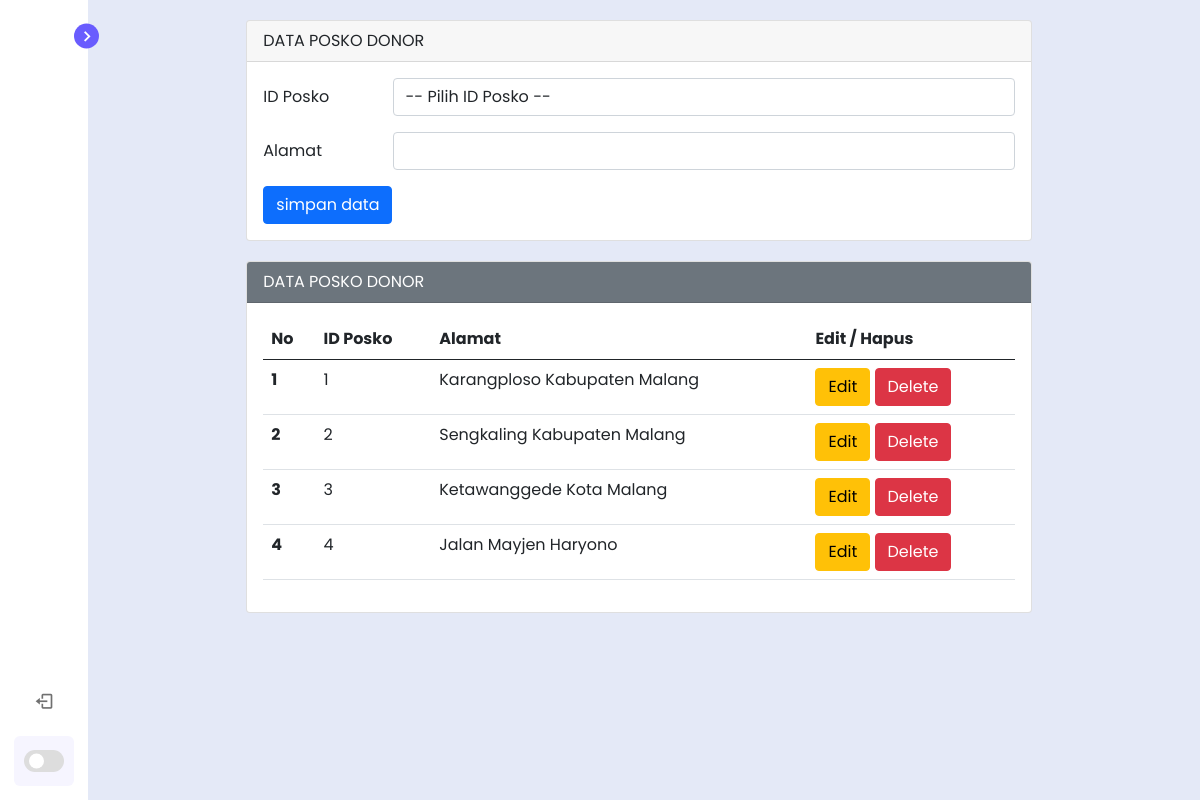
The app's page /backend/tabel/posko_donor.php with its own data.
### tables this page shows
CREATE TABLE `posko_donor` (
  `id_posko` int(11) NOT NULL,
  `alamat` varchar(100) NOT NULL
);

### backend/tabel/posko_donor.php (the view, shortened to what this page needs)
<?php
$host       = "localhost";
$user       = "root";
$pass       = "";
$db         = "donor";
$koneksi    = mysqli_connect($host, $user, $pass, $db);
$alamat         = "";
?>
<!DOCTYPE html>
<html lang="en">
<head>
    <link href='https://unpkg.com/boxicons@2.1.1/css/boxicons.min.css' rel='stylesheet'>
    <link href="https://cdn.jsdelivr.net/npm/bootstrap@5.0.2/dist/css/bootstrap.min.css" rel="stylesheet">
    <link rel="stylesheet" href="../assets/css/style.css">
</head>
<body>
    <nav class="sidebar close">
        <header>
            <div class="image-text">
            </div>
            <i class='bx bx-chevron-right toggle'></i>
        </header>
        <div class="menu-bar">
            <div class="menu">
                <ul class="menu-links">
                    <li class="nav-link">
                        <a href="pendonor.php">
                            <i class='bx bx-home-alt icon' ></i>
                        </a>
                    </li>
                </ul>
                <ul class="menu-links">
                    <li class="nav-link">
                        <a href="dokter.php">
                            <i class='bx bx-home-alt icon' ></i>
                        </a>
                    </li>
                </ul>
                <ul class="menu-links">
                    <li class="nav-link">
                        <a href="posko_donor.php">
                            <i class='bx bx-home-alt icon' ></i>
                        </a>
                    </li>
                </ul>
                <ul class="menu-links">
                    <li class="nav-link">
                        <a href="riwayat_darah_masuk.php">
                            <i class='bx bx-home-alt icon' ></i>
                        </a>
                    </li>
                </ul>
                <ul class="menu-links">
                    <li class="nav-link">
                        <a href="rumah_sakit.php">
                            <i class='bx bx-home-alt icon' ></i>
                        </a>
                    </li>
                </ul>
                <ul class="menu-links">
                    <li class="nav-link">
                        <a href="riwayat_darah_keluar.php">
                            <i class='bx bx-home-alt icon' ></i>
                        </a>
                    </li>
                </ul>
                <ul class="menu-links">
                    <li class="nav-link">
                        <a href="penerima.php">
                            <i class='bx bx-home-alt icon' ></i>
                        </a>
                    </li>
                </ul>
            </div>
            <div class="bottom-content">
                <li class="">
                    <a href="../login/login.html">
                        <i class='bx bx-log-out icon' ></i>
                    </a>
                </li>
                <li class="mode">
                    <div class="toggle-switch">
                        <span class="switch"></span>
                    </div>
                </li>
            </div>
        </div>
    </nav>
    <section class="home">
        <div class = "mx-auto">
            <div class = "card">
                <div class = "card-header">
                    DATA POSKO DONOR
                </div>
                <div class = "card-body">
                    <form action="" method="POST">
                        <div class="mb-3 row">
                            <label for="id_posko" class="col-sm-2 col-form-label">ID Posko</label>
                            <div class="col-sm-10">
                                <select class="form-control" name="id_posko" id="id_posko">
                                    <option value="">-- Pilih ID Posko --</option>
                                </select>
                            </div>
                        </div>
                        <div class="mb-3 row">
                            <label for="alamat" class="col-sm-2 col-form-label">Alamat</label>
                            <div class="col-sm-10">
                                <input type="text" class="form-control" id="alamat" name="alamat" value="<?php echo $alamat ?>">
                            </div>
                        </div>
                        <div class="col-12">
                            <input type="submit" name="simpan" value="simpan data" class="btn btn-primary">
                        </div>
                    </form>
                </div>
            </div>
            <div class = "card">
                <div class = "card-header text-white bg-secondary">
                    DATA POSKO DONOR
                </div>
                <div class = "card-body">
                    <form action="" method="POST">
                        <table class="table">
                            <thead>
                                <tr>
                                    <th scope="col">No</th>
                                    <th scope="col">ID Posko</th>
                                    <th scope="col">Alamat</th>
                                    <th scope="col">Edit / Hapus</th>
                                </tr>
                            </thead>
                            <tbody>
                                    <?php
                                    $sql2   = "select * from posko_donor order by id_posko asc";
                                    $q2     = mysqli_query($koneksi, $sql2);
                                    $urut   = 1;
                                    while ($r2 = mysqli_fetch_array($q2)) {
                                        $id_posko       = $r2['id_posko'];
                                        $alamat         = $r2['alamat'];
                                    ?>
                                    <tr>
                                        <th scope="row"><?php echo $urut++ ?></th>
                                        <td scope="row"><?php echo $id_posko ?></td>
                                        <td scope="row"><?php echo $alamat ?></td>
                                        <td scope="row">
                                            <a href="posko_donor.php?op=edit&id_posko=<?php echo $id_posko ?>"><button type="button" class="btn btn-warning">Edit</button></a>
                                            <a href="posko_donor.php?op=delete&id_posko=<?php echo $id_posko?>" onclick="return confirm('Hapus Data ?')"><button type="button" class="btn btn-danger">Delete</button></a>
                                        </td>
                                    </tr>
                                    <?php
                                    }
                                    ?>
                            </tbody>
                        </table>
                    </form>
                </div>
            </div>
        </div>
    </section>
</body>
</html>

### backend/assets/css/style.css (style rules this page uses)
* { margin: 0; padding: 0; box-sizing: border-box; font-family: 'Poppins', sans-serif; }
:root { --body-color: #E4E9F7; --sidebar-color: #FFF; --primary-color: #695CFE; --primary-color-light: #F6F5FF; --toggle-color: #DDD; --text-color: #707070; --tran-03: all 0.2s ease; --tran-03: all 0.3s ease; --tran-04: all 0.3s ease; --tran-05: all 0.3s ease; }
body { min-height: 100vh; background-color: var(--body-color); transition: var(--tran-05); }
.sidebar { position: fixed; top: 0; left: 0; height: 100%; width: 300px; padding: 10px 14px; background: var(--sidebar-color); transition: var(--tran-05); z-index: 100; }
.sidebar.close { width: 88px; }
.sidebar li { height: 50px; list-style: none; display: flex; align-items: center; margin-top: 10px; }
.sidebar header .image, .sidebar .icon { min-width: 60px; border-radius: 6px; }
.sidebar .icon { min-width: 60px; border-radius: 6px; height: 100%; display: flex; align-items: center; justify-content: center; font-size: 20px; }
.sidebar .text, .sidebar .icon { color: var(--text-color); transition: var(--tran-03); }
.sidebar header { position: relative; }
.sidebar header .image-text { display: flex; align-items: center; }
.sidebar header .toggle { position: absolute; top: 50%; right: -25px; transform: translateY(-50%) rotate(180deg); height: 25px; width: 25px; background-color: var(--primary-color); color: var(--sidebar-color); border-radius: 50%; display: flex; align-items: center; justify-content: center; font-size: 22px; cursor: pointer; transition: var(--tran-05); }
.sidebar.close .toggle { transform: translateY(-50%) rotate(0deg); }
.sidebar .menu { margin-top: 40px; }
.sidebar li a { list-style: none; height: 100%; background-color: transparent; display: flex; align-items: center; height: 100%; width: 100%; border-radius: 6px; text-decoration: none; transition: var(--tran-03); }
.sidebar .menu-bar { height: calc(100% - 55px); display: flex; flex-direction: column; justify-content: space-between; overflow-y: scroll; }
.sidebar .menu-bar .mode { border-radius: 6px; background-color: var(--primary-color-light); position: relative; transition: var(--tran-05); }
.menu-bar .bottom-content .toggle-switch { position: absolute; right: 0; height: 100%; min-width: 60px; display: flex; align-items: center; justify-content: center; border-radius: 6px; cursor: pointer; }
.toggle-switch .switch { position: relative; height: 22px; width: 40px; border-radius: 25px; background-color: var(--toggle-color); transition: var(--tran-05); }
.switch::before { content: ''; position: absolute; height: 15px; width: 15px; border-radius: 50%; top: 50%; left: 5px; transform: translateY(-50%); background-color: var(--sidebar-color); transition: var(--tran-04); }
.home { position: absolute; top: 0; top: 0; left: 250px; height: 100vh; width: calc(100% - 250px); background-color: var(--body-color); transition: var(--tran-05); }
.sidebar.close ~ .home { left: 78px; height: 100vh; width: calc(100% - 78px); }

### backend/tabel/posko_donor.php (style rules this page uses)
.mx-auto { width: 70%; }
.card { margin-top: 20px; margin-bottom: 20px; }

### records on screen
posko_donor: id_posko "1", alamat "Karangploso Kabupaten Malang"
posko_donor: id_posko "2", alamat "Sengkaling Kabupaten Malang"
posko_donor: id_posko "3", alamat "Ketawanggede Kota Malang"
posko_donor: id_posko "4", alamat "Jalan Mayjen Haryono"
